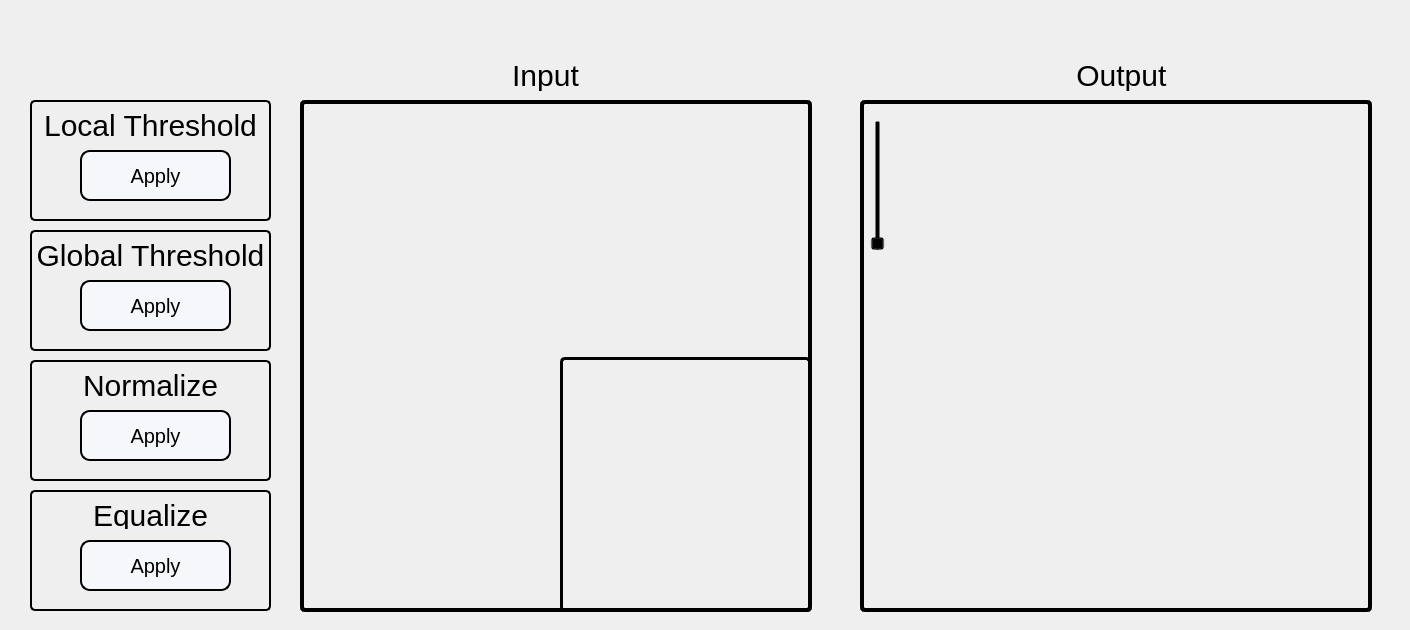
    <widget class="QWidget" name="ThresholdTab">
     <attribute name="icon">
      <iconset resource="Icons.qrc">
       <normaloff>:/Icons/Threshold.jpg</normaloff>:/Icons/Threshold.jpg</iconset>
     </attribute>
     <attribute name="title">
      <string>Threshold</string>
     </attribute>
     <widget class="QFrame" name="ImagesFrame_3">
      <property name="geometry">
       <rect>
        <x>280</x>
        <y>50</y>
        <width>1121</width>
        <height>571</height>
       </rect>
      </property>
      <property name="styleSheet">
       <string notr="true">background-color: transparent;
border-radius:5px;</string>
      </property>
      <property name="frameShape">
       <enum>QFrame::StyledPanel</enum>
      </property>
      <property name="frameShadow">
       <enum>QFrame::Raised</enum>
      </property>
      <widget class="QLabel" name="outputImageLabel_3">
       <property name="geometry">
        <rect>
         <x>750</x>
         <y>10</y>
         <width>191</width>
         <height>31</height>
        </rect>
       </property>
       <property name="styleSheet">
        <string notr="true">font-family: Impact, Haettenschweiler, 'Arial Narrow Bold', sans-serif;
font-size: 30px;
color: black;
background-color:transparent;</string>
       </property>
       <property name="text">
        <string>Output </string>
       </property>
       <property name="alignment">
        <set>Qt::AlignCenter</set>
       </property>
      </widget>
      <widget class="QLabel" name="inputImageLabel_3">
       <property name="geometry">
        <rect>
         <x>170</x>
         <y>10</y>
         <width>191</width>
         <height>31</height>
        </rect>
       </property>
       <property name="styleSheet">
        <string notr="true">font-family: Impact, Haettenschweiler, 'Arial Narrow Bold', sans-serif;
font-size: 30px;
color: black;
background-color:transparent;</string>
       </property>
       <property name="text">
        <string>Input</string>
       </property>
       <property name="alignment">
        <set>Qt::AlignCenter</set>
       </property>
      </widget>
      <widget class="QLabel" name="Threshold_InputImage">
       <property name="geometry">
        <rect>
         <x>20</x>
         <y>50</y>
         <width>512</width>
         <height>512</height>
        </rect>
       </property>
       <property name="styleSheet">
        <string notr="true">border: 4px solid black;
</string>
       </property>
       <property name="text">
        <string/>
       </property>
       <property name="scaledContents">
        <bool>true</bool>
       </property>
       <property name="alignment">
        <set>Qt::AlignCenter</set>
       </property>
      </widget>
      <widget class="QLabel" name="Threshold_OutputImage">
       <property name="geometry">
        <rect>
         <x>580</x>
         <y>50</y>
         <width>512</width>
         <height>512</height>
        </rect>
       </property>
       <property name="styleSheet">
        <string notr="true">border: 4px solid black;
</string>
       </property>
       <property name="text">
        <string/>
       </property>
       <property name="scaledContents">
        <bool>true</bool>
       </property>
       <property name="alignment">
        <set>Qt::AlignCenter</set>
       </property>
      </widget>
      <widget class="QCustomPlot" name="EqualizeImage" native="true">
       <property name="geometry">
        <rect>
         <x>280</x>
         <y>307</y>
         <width>251</width>
         <height>255</height>
        </rect>
       </property>
       <widget class="QLabel" name="EqualizeLabel_2">
        <property name="geometry">
         <rect>
          <x>0</x>
          <y>0</y>
          <width>251</width>
          <height>255</height>
         </rect>
        </property>
        <property name="styleSheet">
         <string notr="true">border: 3px solid black;
</string>
        </property>
        <property name="text">
         <string/>
        </property>
        <property name="scaledContents">
         <bool>true</bool>
        </property>
        <property name="alignment">
         <set>Qt::AlignCenter</set>
        </property>
       </widget>
      </widget>
      <widget class="QSlider" name="GlobalThresholdSlider">
       <property name="geometry">
        <rect>
         <x>590</x>
         <y>70</y>
         <width>16</width>
         <height>131</height>
        </rect>
       </property>
       <property name="maximum">
        <number>255</number>
       </property>
       <property name="orientation">
        <enum>Qt::Vertical</enum>
       </property>
      </widget>
     </widget>
     <widget class="QWidget" name="LocalThershold" native="true">
      <property name="geometry">
       <rect>
        <x>30</x>
        <y>100</y>
        <width>241</width>
        <height>121</height>
       </rect>
      </property>
      <property name="styleSheet">
       <string notr="true">border: 2px solid;
border-radius: 5px;</string>
      </property>
      <widget class="QPushButton" name="LocalThresholdButton">
       <property name="geometry">
        <rect>
         <x>50</x>
         <y>50</y>
         <width>151</width>
         <height>51</height>
        </rect>
       </property>
       <property name="styleSheet">
        <string notr="true">QPushButton{
border-style: solid;
border-width: 2px;
border-radius: 10px;
font-family: Impact, Haettenschweiler, 'Arial Narrow Bold', sans-serif;
font-size: 20px;
color: black;
background-color: rgb(246, 247, 250);
}

QPushButton:hover:!pressed{
	background-color: qlineargradient(x1: 0.5, y1: 1, x2: 0.5, y2: 1, stop: 0 #dadbde, stop: 1 #f6f7fa);
}</string>
       </property>
       <property name="text">
        <string>Apply</string>
       </property>
      </widget>
      <widget class="QLabel" name="LocalLabel">
       <property name="geometry">
        <rect>
         <x>0</x>
         <y>10</y>
         <width>241</width>
         <height>31</height>
        </rect>
       </property>
       <property name="styleSheet">
        <string notr="true">font-family: Impact, Haettenschweiler, 'Arial Narrow Bold', sans-serif;
font-size: 30px;
color: black;
background-color:transparent;
border-color: transparent</string>
       </property>
       <property name="text">
        <string>Local Threshold</string>
       </property>
       <property name="alignment">
        <set>Qt::AlignCenter</set>
       </property>
      </widget>
     </widget>
     <widget class="QWidget" name="GlobalThreshold" native="true">
      <property name="geometry">
       <rect>
        <x>30</x>
        <y>230</y>
        <width>241</width>
        <height>121</height>
       </rect>
      </property>
      <property name="styleSheet">
       <string notr="true">border: 2px solid;
border-radius: 5px;</string>
      </property>
      <widget class="QPushButton" name="GlobalThresholdButton">
       <property name="geometry">
        <rect>
         <x>50</x>
         <y>50</y>
         <width>151</width>
         <height>51</height>
        </rect>
       </property>
       <property name="styleSheet">
        <string notr="true">QPushButton{
border-style: solid;
border-width: 2px;
border-radius: 10px;
font-family: Impact, Haettenschweiler, 'Arial Narrow Bold', sans-serif;
font-size: 20px;
color: black;
background-color: rgb(246, 247, 250);
}

QPushButton:hover:!pressed{
	background-color: qlineargradient(x1: 0.5, y1: 1, x2: 0.5, y2: 1, stop: 0 #dadbde, stop: 1 #f6f7fa);
}</string>
       </property>
       <property name="text">
        <string>Apply</string>
       </property>
      </widget>
      <widget class="QLabel" name="GlobalLabel">
       <property name="geometry">
        <rect>
         <x>0</x>
         <y>10</y>
         <width>241</width>
         <height>31</height>
        </rect>
       </property>
       <property name="styleSheet">
        <string notr="true">font-family: Impact, Haettenschweiler, 'Arial Narrow Bold', sans-serif;
font-size: 30px;
color: black;
background-color:transparent;
border-color: transparent</string>
       </property>
       <property name="text">
        <string>Global Threshold</string>
       </property>
       <property name="alignment">
        <set>Qt::AlignCenter</set>
       </property>
      </widget>
     </widget>
     <widget class="QWidget" name="Normalize" native="true">
      <property name="geometry">
       <rect>
        <x>30</x>
        <y>360</y>
        <width>241</width>
        <height>121</height>
       </rect>
      </property>
      <property name="styleSheet">
       <string notr="true">border: 2px solid;
border-radius: 5px;</string>
      </property>
      <widget class="QPushButton" name="NormalizeButton">
       <property name="geometry">
        <rect>
         <x>50</x>
         <y>50</y>
         <width>151</width>
         <height>51</height>
        </rect>
       </property>
       <property name="styleSheet">
        <string notr="true">QPushButton{
border-style: solid;
border-width: 2px;
border-radius: 10px;
font-family: Impact, Haettenschweiler, 'Arial Narrow Bold', sans-serif;
font-size: 20px;
color: black;
background-color: rgb(246, 247, 250);
}

QPushButton:hover:!pressed{
	background-color: qlineargradient(x1: 0.5, y1: 1, x2: 0.5, y2: 1, stop: 0 #dadbde, stop: 1 #f6f7fa);
}</string>
       </property>
       <property name="text">
        <string>Apply</string>
       </property>
      </widget>
      <widget class="QLabel" name="NormalizeLabel">
       <property name="geometry">
        <rect>
         <x>0</x>
         <y>10</y>
         <width>241</width>
         <height>31</height>
        </rect>
       </property>
       <property name="styleSheet">
        <string notr="true">font-family: Impact, Haettenschweiler, 'Arial Narrow Bold', sans-serif;
font-size: 30px;
color: black;
background-color:transparent;
border-color: transparent</string>
       </property>
       <property name="text">
        <string>Normalize</string>
       </property>
       <property name="alignment">
        <set>Qt::AlignCenter</set>
       </property>
      </widget>
     </widget>
     <widget class="QWidget" name="Equalize" native="true">
      <property name="geometry">
       <rect>
        <x>30</x>
        <y>490</y>
        <width>241</width>
        <height>121</height>
       </rect>
      </property>
      <property name="styleSheet">
       <string notr="true">border: 2px solid;
border-radius: 5px;</string>
      </property>
      <widget class="QPushButton" name="EqualizeButton">
       <property name="geometry">
        <rect>
         <x>50</x>
         <y>50</y>
         <width>151</width>
         <height>51</height>
        </rect>
       </property>
       <property name="styleSheet">
        <string notr="true">QPushButton{
border-style: solid;
border-width: 2px;
border-radius: 10px;
font-family: Impact, Haettenschweiler, 'Arial Narrow Bold', sans-serif;
font-size: 20px;
color: black;
background-color: rgb(246, 247, 250);
}

QPushButton:hover:!pressed{
	background-color: qlineargradient(x1: 0.5, y1: 1, x2: 0.5, y2: 1, stop: 0 #dadbde, stop: 1 #f6f7fa);
}</string>
       </property>
       <property name="text">
        <string>Apply</string>
       </property>
      </widget>
      <widget class="QLabel" name="EqualizeLabel">
       <property name="geometry">
        <rect>
         <x>0</x>
         <y>10</y>
         <width>241</width>
         <height>31</height>
        </rect>
       </property>
       <property name="styleSheet">
        <string notr="true">font-family: Impact, Haettenschweiler, 'Arial Narrow Bold', sans-serif;
font-size: 30px;
color: black;
background-color:transparent;
border-color: transparent</string>
       </property>
       <property name="text">
        <string>Equalize</string>
       </property>
       <property name="alignment">
        <set>Qt::AlignCenter</set>
       </property>
      </widget>
     </widget>
    </widget>
